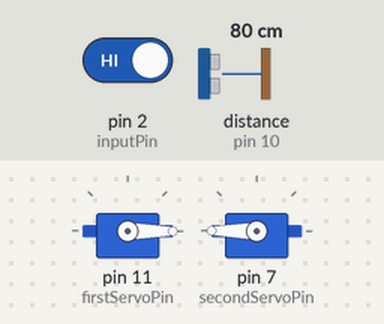
The sketch below on a simulated Arduino Uno, built with avr-gcc and run on an emulated ATmega328P. On the bench: 2 × servo. Wiring (inferred from the names in the program): ultrasonic range finder: trigger pin 9; echo pin 10. The test bench sets the inputs (shaded band); at power-on: distance to the obstacle (sensor on pin 10) 80 cm, pin 2 (inputPin) HIGH. The echo pulse lasts 58.3 µs per cm; what the sketch prints to the serial monitor is not drawn.

Above: at 1.2 s.
1.3 s: distance to the obstacle (sensor on pin 10) set to 12 cm
4.3 s: distance to the obstacle (sensor on pin 10) set to 9 cm
At 5.6 s:
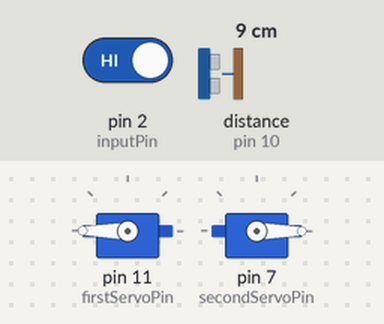
5.9 s: pin 2 (inputPin) driven LOW
At 6.3 s:
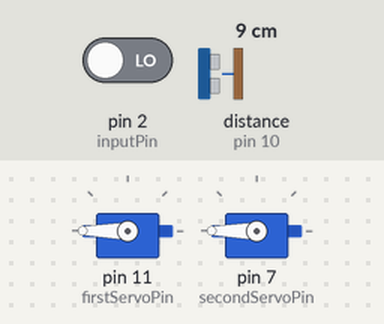
8.9 s: pin 2 (inputPin) driven HIGH
At 10.2 s:
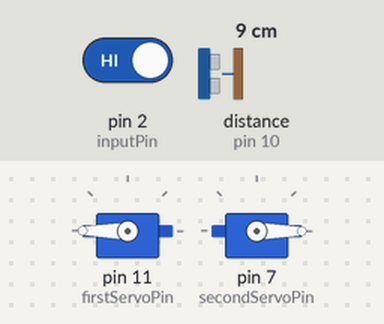
10.6 s: distance to the obstacle (sensor on pin 10) set to 299 cm
At 12.8 s:
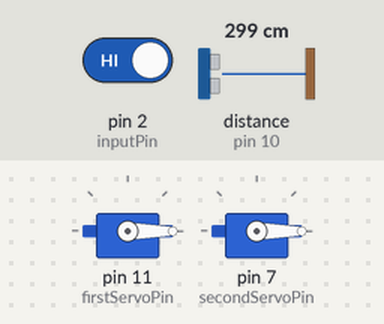
13.6 s: distance to the obstacle (sensor on pin 10) set to 2 cm
At 14.6 s:
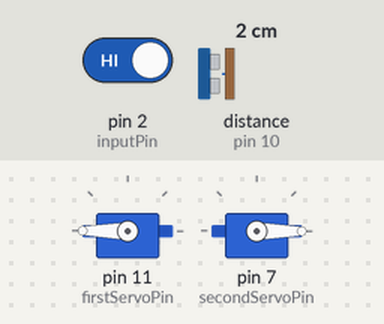
Timing chart, 0 to 16.6 s (numbered marks = the images above; inputs shaded):
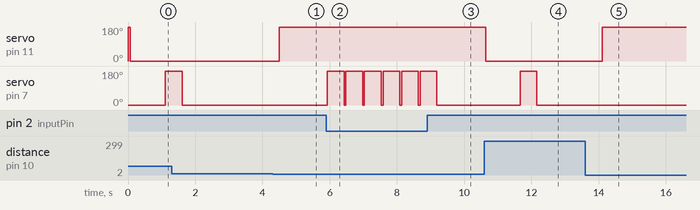

Measured:
- the behaviour switches between 11 and 10 cm on distance to the obstacle (sensor on pin 10) (found by bisection; images 0 and 1)
- after the input at 4.3 s, servo on pin 11 (firstServoPin): 0° → 180° after 0.20 s
- after the input at 5.9 s, servo on pin 7 (secondServoPin): alternates 180° for 0.50 s and 0° for 0.05 s, starting at once
- after the input at 8.9 s, servo on pin 7 (secondServoPin): goes on until 9.2 s, then stays 0°
- after the input at 10.6 s, servo on pin 11 (firstServoPin): 180° → 0° at once; servo on pin 7 (secondServoPin): 0° → 180° after 1.1 s, → 0° 0.50 s later
- after the input at 13.6 s, servo on pin 11 (firstServoPin): 0° → 180° after 0.51 s

The sketch:

sketch_apr12a.ino
```cpp
#include <Servo.h>

// Pins
const int trigPin = 9;
const int echoPin = 10;
const int firstServoPin = 11;
const int secondServoPin = 7;
const int inputPin = 2;

uint16_t SecondServoResponseDelay = 1000;
uint16_t SecondServoReturnDelay = 500;

// Servos
Servo myServo;
Servo secondServo;

// Ultrasonic
long duration;
int distance;
const int numReadings = 10;
int readings[numReadings];
int readIndex = 0;
int total = 0;
int averageDistance = 0;

// Timing and states
bool firstServoWentTo0 = false;
unsigned long firstServoAt0Time = 0;
int currentFirstServoPos = -1;

void setup() {
  pinMode(trigPin, OUTPUT);
  pinMode(echoPin, INPUT);
  pinMode(inputPin, INPUT);

  Serial.begin(9600);

  myServo.attach(firstServoPin);
  secondServo.attach(secondServoPin);
  myServo.write(0);
  currentFirstServoPos = 0;
  secondServo.write(0);

  for (int i = 0; i < numReadings; i++) readings[i] = 0;
}

void loop() {
  // --- Ultrasonic Sensor ---
  digitalWrite(trigPin, LOW);
  delayMicroseconds(5);
  digitalWrite(trigPin, HIGH);
  delayMicroseconds(10);
  digitalWrite(trigPin, LOW);

  duration = pulseIn(echoPin, HIGH, 30000);
  distance = duration * 0.034 / 2;

  total = total - readings[readIndex];
  readings[readIndex] = distance;
  total = total + readings[readIndex];
  readIndex = (readIndex + 1) % numReadings;
  averageDistance = total / numReadings;

  Serial.print("Distance: ");
  Serial.println(averageDistance);

  unsigned long currentTime = millis();

  // --- Input Pin Check (LOW) ---
  if (digitalRead(inputPin) == LOW) {
    Serial.println("Input LOW → Moving second servo immediately");
    secondServo.write(180);
    delay(500);
    secondServo.write(0);
    firstServoWentTo0 = false;
  }

  // --- First Servo Control (Now checks for 10 cm) ---
  if (averageDistance < 10 && currentFirstServoPos != 180) {
    myServo.write(180);
    currentFirstServoPos = 180;
    firstServoWentTo0 = false; // reset delay flag
  }
  else if (averageDistance >= 10 && currentFirstServoPos != 0) {
    myServo.write(0);
    currentFirstServoPos = 0;
    firstServoWentTo0 = true;
    firstServoAt0Time = currentTime;
    Serial.println("First servo moved to 0 — starting 5s delay");
  }

  // --- Second Servo after 5 seconds ---
  if (firstServoWentTo0 && (currentTime - firstServoAt0Time >= SecondServoResponseDelay)) {
    Serial.println("5 seconds passed → Moving second servo");
    secondServo.write(180);
    delay(SecondServoReturnDelay);
    secondServo.write(0);
    firstServoWentTo0 = false;
  }

  delay(50);
}
```
